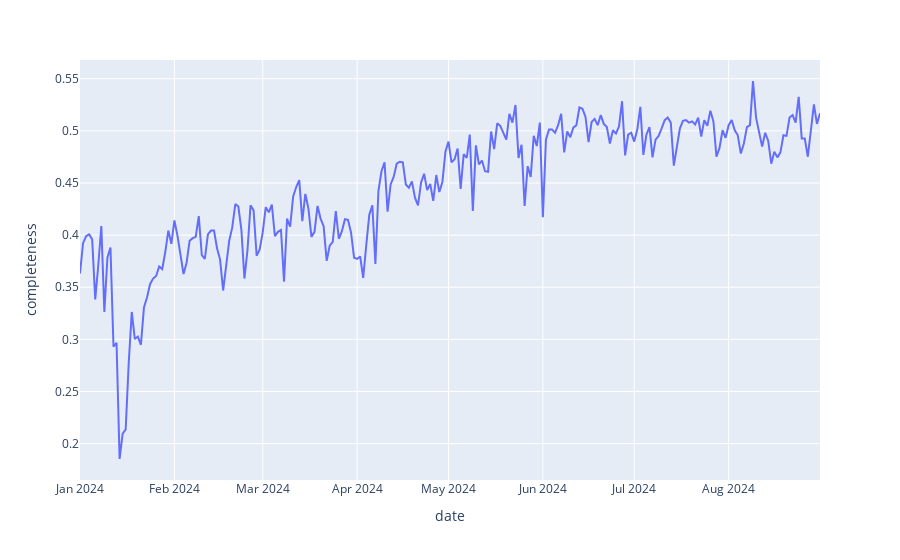

Source (notebook cell):
### Code cell
plot_data = bike_rides.groupby('date')['station_name'].nunique().rename('completeness')
plot_data = plot_data / bike_rides['station_name'].nunique()
px.line(plot_data.reset_index(), x='date', y='completeness')

### Figure 1 — Plotly figure (JSON) as saved in the notebook; plotly's stock layout.template omitted (floating-point values rounded to 4 significant figures; data arrays with more than 128 entries replaced by an {"elided": "..."} marker saying what was removed)
{"data": [{"hovertemplate": "date=%{x}<br>completeness=%{y}<extra></extra>", "legendgroup": "", "line": {"color": "#636efa", "dash": "solid"}, "marker": {"symbol": "circle"}, "mode": "lines", "name": "", "orientation": "v", "showlegend": false, "type": "scatter", "x": {"elided": "244 str values"}, "xaxis": "x", "y": {"elided": "244 float values"}, "yaxis": "y"}], "layout": {"legend": {"tracegroupgap": 0}, "margin": {"t": 60}, "xaxis": {"anchor": "y", "domain": [0, 1], "title": {"text": "date"}}, "yaxis": {"anchor": "x", "domain": [0, 1], "title": {"text": "completeness"}}}}
